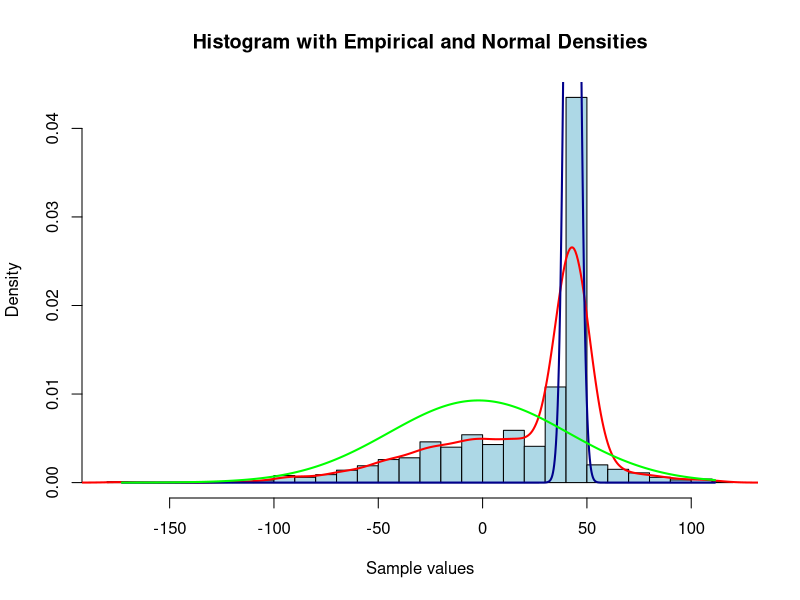
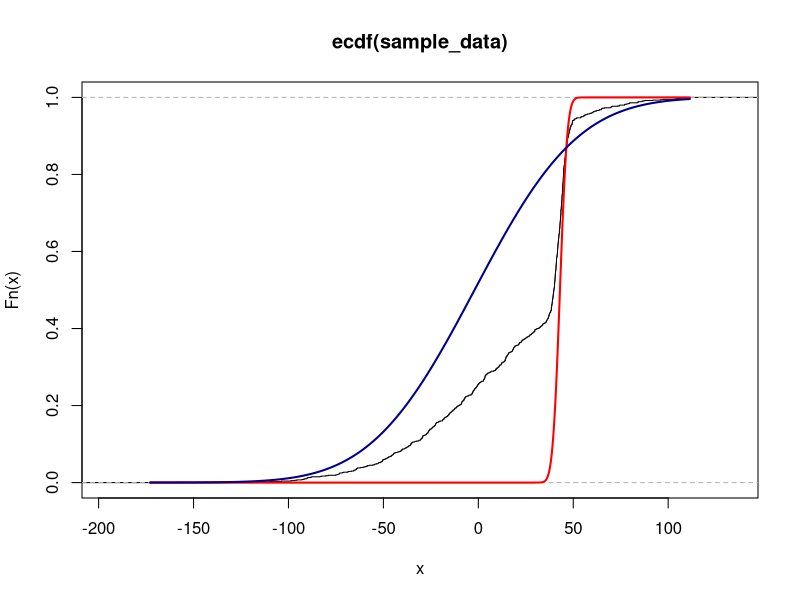

Reproduce these figures in R, in order.
## ---- chunk 1
# your code here
n <- 1000
mean1 <- 43
sd1 <- 3
mean2 <- -2
sd2 <- 43

sample_data1 <- rnorm(n/2, mean1, sd1)
sample_data2 <- rnorm(n/2, mean2, sd2)

sample_data <- c(sample_data1, sample_data2)

summary(sample_data)
## ---- chunk 2
# draw histogram
hist(sample_data, 
     probability = TRUE, 
     breaks = 30, 
     col = "lightblue",
     main = "Histogram with Empirical and Normal Densities",
     xlab = "Sample values",
)

# superimpose empirical density
lines(density(sample_data), col="red", lwd=2)

# superimpose normal density
x <- seq(min(sample_data), max(sample_data), length = 1000)
lines(x, dnorm(x, mean = mean1, sd = sd1), col = "darkblue", lwd = 2)
lines(x, dnorm(x, mean = mean2, sd = sd2), col = "green", lwd = 2)

## ---- chunk 3
# plot ecdf
plot(ecdf(sample_data))

# superimpose cdf for standard normal
lines(x, pnorm(x, mean = mean1, sd = sd1), col ="red", lwd = 2)
lines(x, pnorm(x, mean = mean2, sd = sd2), col ="darkblue", lwd = 2)

# calculate maximal difference 
max(abs(ecdf(sample_data)(x)-pnorm(x, mean = mean1, sd = sd1)))
max(abs(ecdf(sample_data)(x)-pnorm(x, mean = mean2, sd = sd2)))

## ---- chunk 4
# your code here
# skewness
skewness <- (n / ((n - 1) * (n - 2))) * sum(((sample_data - mean(sample_data)) / sd(sample_data))^3)
skewness

# kurtosis
kurtosis <- ((n * (n + 1)) / ((n - 1) * (n - 2) * (n - 3))) * sum(((sample_data - mean(sample_data)) / sd(sample_data))^4) - (3 * (n - 1)^2) / ((n - 2) * (n - 3))
kurtosis

## ---- chunk 5
percentiles <- function(data, method = "manual") {
  
  sorted_data <- sort(data)
  n <- length(sorted_data)
  per <- c(0.1, 0.2, 0.3, 0.4, 0.5, 0.6, 0.7, 0.8, 0.9)
  
  if (method == "manual") {
    
    manual_percentile <- function(q) {
      index <- q * (n - 1)
      floor_index <- floor(index)
      ceiling_index <- ceiling(index)
      
      if (floor_index == ceiling_index) {
        return(sorted_data[floor_index + 1])
      } else {
        lower_value <- sorted_data[floor_index + 1]
        upper_value <- sorted_data[ceiling_index + 1]
        fraction <- index - floor_index
        return(lower_value + fraction * (upper_value - lower_value))
      }
    }
    
    result <- sapply(per, manual_percentile)
    
  } else if (method == "quantile") {
    result <- quantile(data, per)
    
  } else {
    stop("Invalid method given. Use 'manual' or 'quantile'.")
  }
  
  return(result)
}

manual_percentiles <- percentiles(sample_data, method = "manual")
cat("Manual Percentile Calculation:\n")
print(manual_percentiles)

quantile_percentiles <- percentiles(sample_data, method = "quantile")
cat("Quantile Function Calculation:\n")
print(quantile_percentiles)


## ---- chunk 6
# your code here
# theoretical expected value and variance
thr_mean = (mean1 + mean2) / 2; thr_mean
thr_var = (sd1^2 + sd2^2) / 2; thr_var

# sample mean and sample variance
sampl_mean = mean(sample_data); sampl_mean
sample_var = sd(sample_data)^2; sample_var

## ---- chunk 7
sample_mean <- mean(sample_data)
sample_sd <- sd(sample_data) 

k_sigma_rule <- function(k) {
  lower_bound <- sample_mean - k*sample_sd
  upper_bound <- sample_mean + k*sample_sd
  fraction_within_k_sigma <- sum(sample_data >= lower_bound & sample_data <= upper_bound) / n
  return(fraction_within_k_sigma)
}

k_values <- 1:3
fractions <- sapply(k_values, k_sigma_rule); fractions
